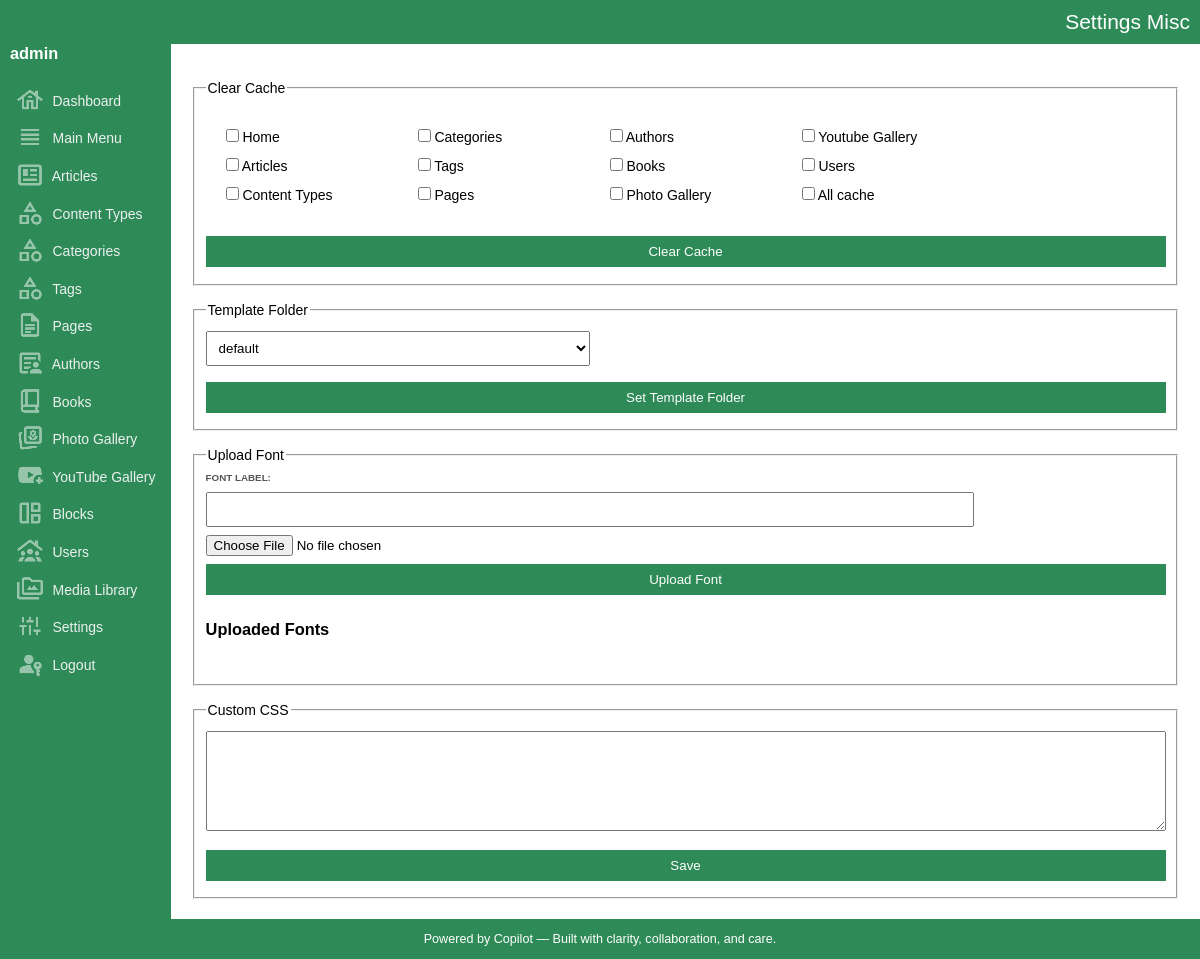
Before: /admin/settings/settings_misc.php (signed in) with the older database file.
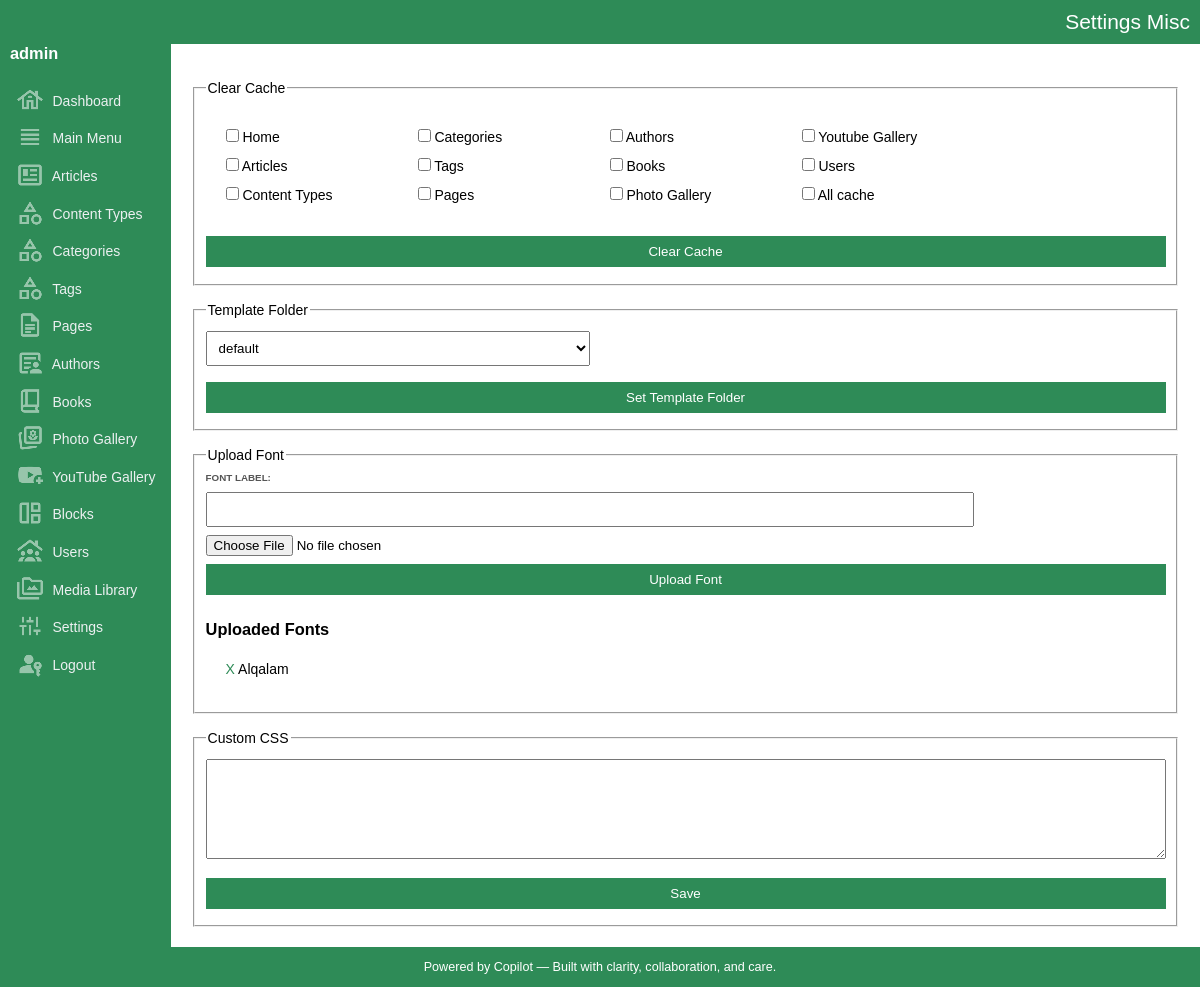
After: the same page with the newer database file.
### tables this page shows
CREATE TABLE IF NOT EXISTS `fonts` (
  `key_fonts` int(10) UNSIGNED NOT NULL AUTO_INCREMENT,
  `font_label` varchar(200) NOT NULL DEFAULT '',
  `file_name` varchar(200) NOT NULL DEFAULT '',
  PRIMARY KEY (`key_fonts`),
  UNIQUE KEY `font_label` (`font_label`),
  UNIQUE KEY `file_name` (`file_name`)
);

### admin/settings/settings_misc.php (the view, shortened to what this page needs)
<?php
include_once('../../dbconnection.php');
include_once('../layout.php');
?>
	<br>
	<fieldset>
		<legend>Clear Cache</legend>
		<form method="post">
		<div style='columns:5;column-gap:40px;padding:20px;'>
			<input type="checkbox" name="home"> Home<br>
			<input type="checkbox" name="articles"> Articles<br>
			<input type="checkbox" name="content_types"> Content Types<br>
			<input type="checkbox" name="categories"> Categories<br>
			<input type="checkbox" name="tags"> Tags<br>
			<input type="checkbox" name="pages"> Pages<br>
			<input type="checkbox" name="authors"> Authors<br>
			<input type="checkbox" name="books"> Books<br>
			<input type="checkbox" name="photo_gallery"> Photo Gallery<br>
			<input type="checkbox" name="youtube_gallery"> Youtube Gallery<br>
			<input type="checkbox" name="users"> Users<br>
			<input type="checkbox" name="all"> All cache<br>
		</div>
		<input name="clear_cache" type="submit" value="Clear Cache">
		</form>
	</fieldset>
	<br>
	<fieldset>
		<legend>Template Folder</legend>
		<form method="post">
		<?php
			$settings_row = $conn->query("SELECT template_folder FROM settings WHERE key_settings = 1")->fetch_assoc();
			$template_folder = $settings_row["template_folder"];
			$folders = array_filter(glob('../../templates/*'), 'is_dir');
			$templateOptions = array_map('basename', $folders);
			$dropdownHTML = "<select name='template_folder'>";
			foreach ($templateOptions as $folder) {
				$selected = $template_folder == $folder ? " selected" : "";
				$dropdownHTML .= "<option value='$folder'$selected>$folder</option>";
			}
			$dropdownHTML .= "</select>";
			echo $dropdownHTML;
		?>
		<input name="set_template_folder" type="submit" value="Set Template Folder">
		</form>
	</fieldset>
	<br>
	<fieldset>
		<legend>Upload Font</legend>
		<form method="post" enctype="multipart/form-data">
			<label>Font Label:</label><br>
			<input type="text" name="font_label" required>
			<input type="file" name="font_file" required><br>
			<input name="upload_font" type="submit" value="Upload Font">
		</form>
		<h3>Uploaded Fonts</h2>
		<div style="padding:0 0 20px 20px;line-height:2;">
		<?php
			$result = $conn->query("SELECT * FROM fonts");
			while ($row = $result->fetch_assoc()) {
				echo "<div><a href='settings_misc.php?fontid=" . $row['key_fonts'] . "'>X</a> " . $row['font_label'] . "</div>";
			}
		?>
		</div>
	</fieldset>
	<br>
	<fieldset>
		<?php
			$settings_row = $conn->query("SELECT custom_css FROM settings WHERE key_settings = 1")->fetch_assoc();
			$custom_css = $settings_row["custom_css"];
		?>
		<legend>Custom CSS</legend>
			<form method="post">
				<textarea name="custom_css"><?= $custom_css ?></textarea>
				<input name="set_custom_css" type="submit" value="Save">
		</form>
	</fieldset>

Changed rows visible on the page:
added fonts: font_label "Alqalam"
